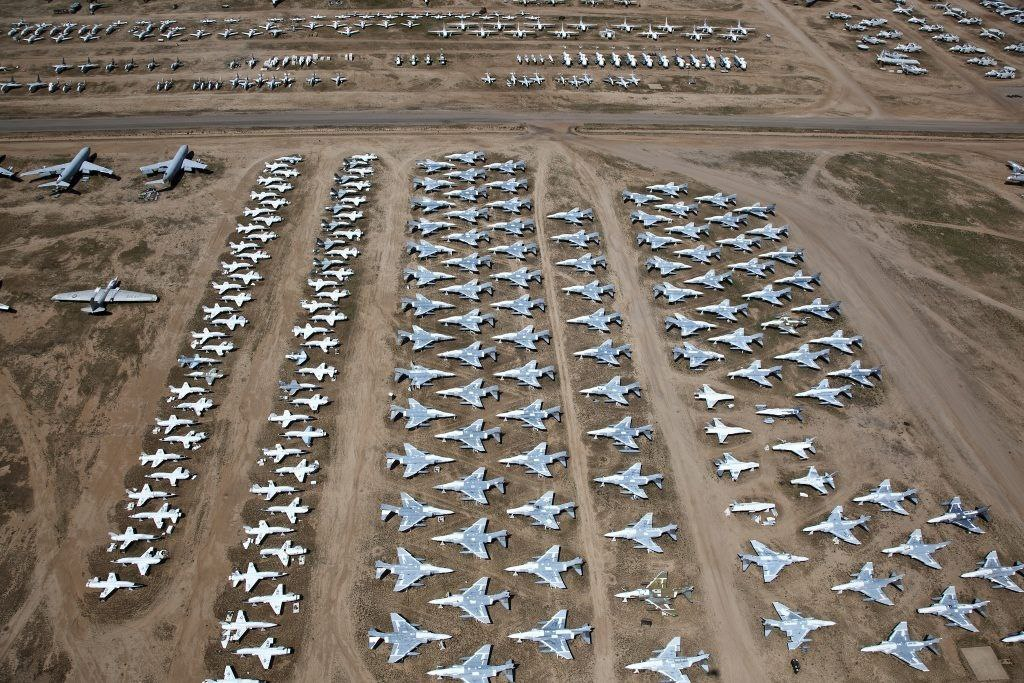
#> input picture lab. 1/pictures/1.jpg, 1024 x 683 px, found by its file name
$ jupyter execute --allow-errors tests.ipynb   (shell and % lines are left out)
#> lines starting #> are read from the running program, lines starting #| are printed output that depends on the picture; after the words box and inside, x2 and y2 are one past the last pixel; in counts of white or black regions, pixels touching at a corner belong together
[cell 1]
import cv2
import numpy as np

# Загрузка изображения (бинарное изображение)
image = cv2.imread('etc/1.jpg', cv2.IMREAD_GRAYSCALE)

# Применение порогового значения для бинаризации изображения
_, binary_image = cv2.threshold(image, 127, 255, cv2.THRESH_BINARY)
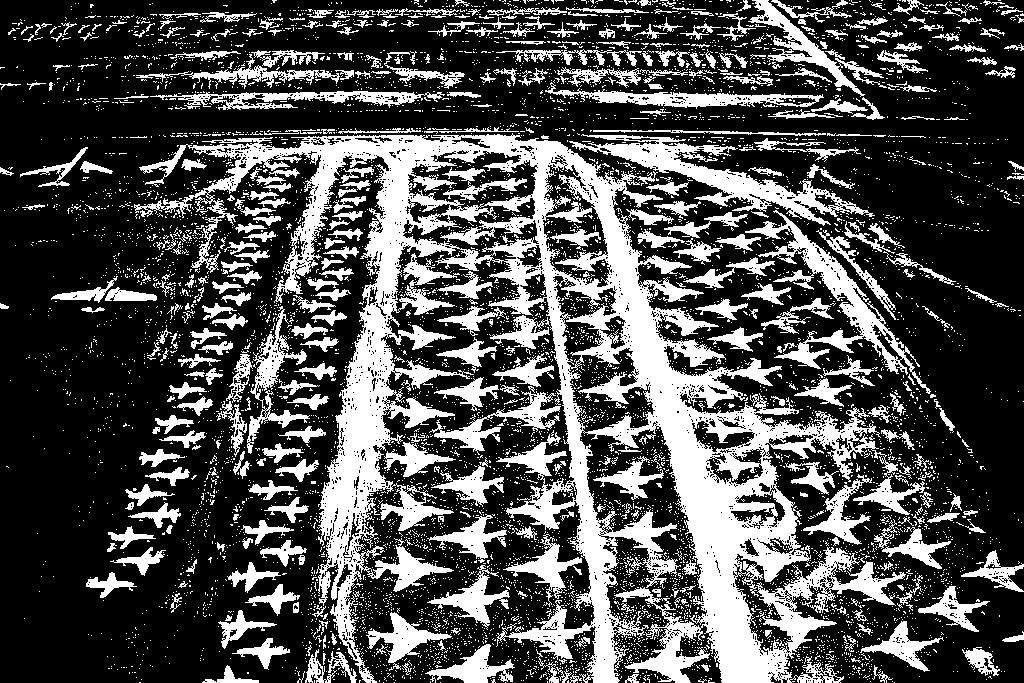
#> binary_image: shape (683, 1024); 30.5% white; 7411 white regions (6959 under 20 px), largest, box (x1, y1, x2, y2) and area: (134, 133, 925, 683) 102228, (569, 134, 875, 226) 6108, (745, 210, 931, 394) 5350

# Поиск связных компонент
num_labels, labels, stats, centroids = cv2.connectedComponentsWithStats(binary_image, connectivity=8)
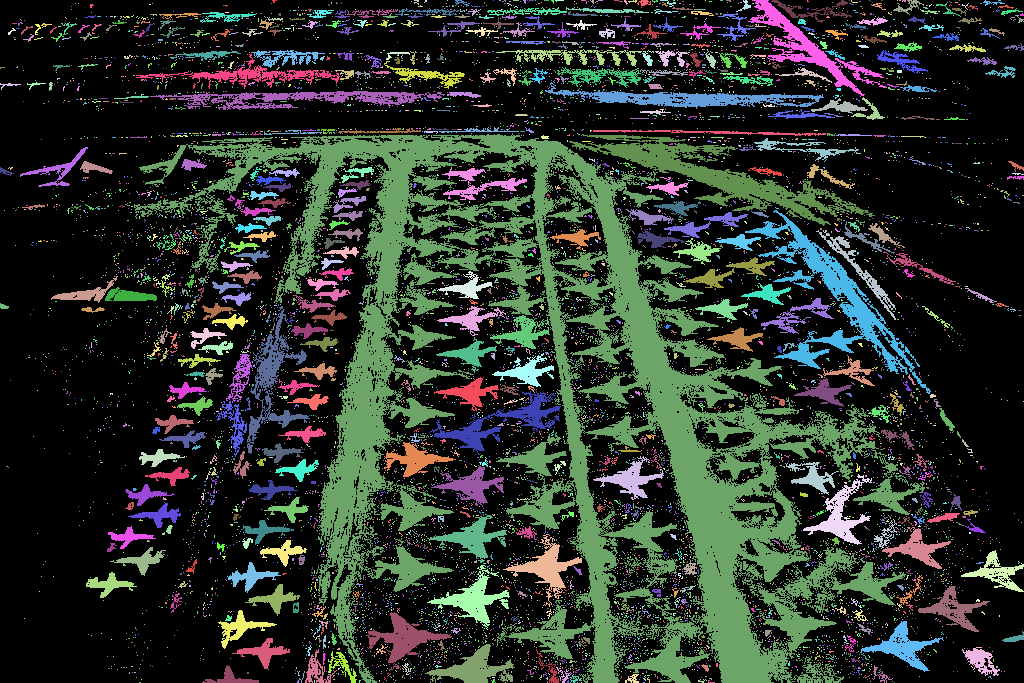
#> labels: shape (683, 1024) int32; 7412 distinct labels, from 0 to 7411; one colour per label, 0 black
#> num_labels = 7412; centroids = 7412 pairs, first value 1.67 to 1023, second value 0 to 682

# Вывод количества связных компонент
print("Количество связных компонент:", num_labels - 1)  # Вычитаем 1, так как 0 - это фон
#| Количество связных компонент: 7411

# Отображение изображения с метками связных компонент
label_hue = np.uint8(179 * labels / np.max(labels))
blank_ch = 255 * np.ones_like(label_hue)
labeled_image = cv2.merge([label_hue, blank_ch, blank_ch])
labeled_image = cv2.cvtColor(labeled_image, cv2.COLOR_HSV2BGR)
labeled_image[label_hue == 0] = 0

cv2.imshow('Связные компоненты', labeled_image)
cv2.waitKey(0)
cv2.destroyAllWindows()

[cell 2]
import numpy as np
import matplotlib.pyplot as plt
import seaborn as sns
import subprocess

from PIL import Image
import cv2 as cv

sns.set_theme(style="darkgrid")

plt.rcParams['figure.figsize'] = [10, 7]
plt.rc('font', size=14)          # controls default text sizes
plt.rc('figure', titlesize=15)  # fontsize of the figure title

[cell 3]
image = cv.imread("pictures/1.jpg")
#> image is the input picture: shape (683, 1024, 3); mean B, G, R 102, 112.8, 123.3

gray_image = cv.cvtColor(image, cv.COLOR_BGR2GRAY)

plt.imshow(gray_image, cmap="gray", vmin=0, vmax=255)
plt.axis("off")
plt.title("Серое изображение")
plt.show()

[cell 4]
i = plt.imread("C:/Users/valer/Desktop/mmp_courses/ОиРИ/лаб. 1/pictures/1.jpg")
i = cv.cvtColor(i, cv.COLOR_RGB2GRAY)
i = cv.cvtColor(i, cv.COLOR_GRAY2RGB)
plt.imshow(i)
plt.axis("off")
plt.show()

[cell 5]
import os
os.path.exists("C:/Users/valer/Desktop/mmp_courses/ОиРИ/лаб. 1/pictures/1.jpg")

[cell 6]
thresh = 80

_, blackAndWhiteImage = cv.threshold(255 - gray_image, thresh, 255,
                                              cv.THRESH_BINARY)
#> blackAndWhiteImage: shape (683, 1024); 91.8% white; 2098 black regions (1732 under 20 px), largest, box (x1, y1, x2, y2) and area: (625, 637, 709, 683) 1165, (764, 602, 836, 650) 955, (505, 545, 582, 589) 939

plt.imshow(blackAndWhiteImage, cmap="gray")
plt.axis("off")
plt.title("Бинаризация пороговым значением")
plt.show()

[cell 7]
g, b, r = [image[:, :, i] for i in range(3)]
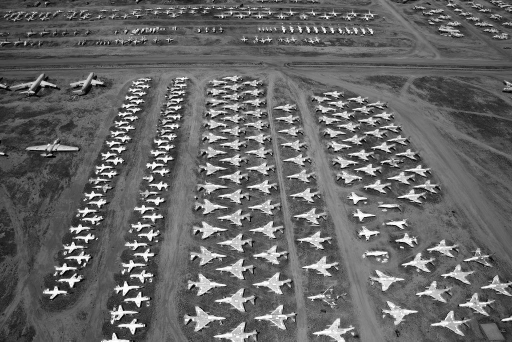
#> g: shape (683, 1024) (shown at 1/2 size); min 0, max 255, mean 102
brightness = 0.299 * r + 0.587 * g + 0.114 * b
mask = (brightness > 200) & (r < b) | (r + 10 < b)
#> mask: shape (683, 1024) bool; 9.2% white; 1014 white regions (763 under 20 px), largest, box (x1, y1, x2, y2) and area: (508, 610, 590, 659) 1251, (369, 613, 449, 662) 1241, (627, 637, 707, 683) 1199

blackAndWhiteImage[:, :] = 255
#> blackAndWhiteImage: shape (683, 1024); every value is 255
blackAndWhiteImage[mask] = 0

plt.imshow(blackAndWhiteImage, cmap="gray")
plt.axis("off")
plt.title("Бинаризация формулой Саши")
plt.show()

[cell 8]
kernel_opening = np.ones((3, 3), np.uint8)
kernel_closing = np.ones((4, 4), np.uint8)
kernel_dilation = np.ones((5, 5), np.uint8)

blackAndWhiteImage_ = blackAndWhiteImage.copy()

# opening
blackAndWhiteImage_ = cv.morphologyEx(blackAndWhiteImage_, cv.MORPH_OPEN, kernel_opening)
#> blackAndWhiteImage_: shape (683, 1024); 90.3% white; 572 black regions (328 under 20 px), largest, box (x1, y1, x2, y2) and area: (508, 610, 590, 659) 1297, (369, 613, 451, 662) 1288, (627, 637, 709, 683) 1243

# closing
blackAndWhiteImage_ = cv.morphologyEx(blackAndWhiteImage_, cv.MORPH_CLOSE, kernel_closing)
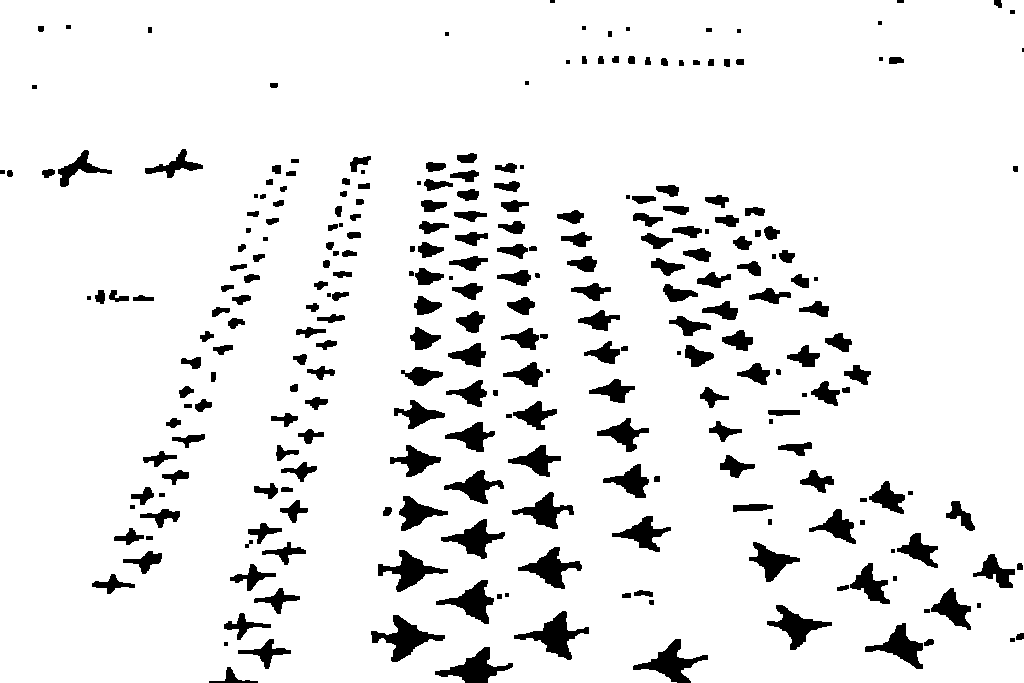
#> blackAndWhiteImage_: shape (683, 1024); 91.7% white; 266 black regions (25 under 20 px), largest, box (x1, y1, x2, y2) and area: (371, 615, 445, 662) 1249, (514, 611, 589, 660) 1248, (633, 639, 708, 683) 1164

# dilation
#blackAndWhiteImage_ = cv.dilate(blackAndWhiteImage_, kernel_dilation, iterations = 1)

plt.imshow(blackAndWhiteImage_, cmap="gray")
plt.axis("off")
plt.show()

[cell 9]
img_name = "1"

img = Image.fromarray(blackAndWhiteImage).convert("1")
img.save(f"etc/{img_name}.bmp")


subprocess.check_call([
    "etc/MedialRep_Server_v2.exe",
    f"etc/{img_name}.bmp",
    "2", # параметр стрижки скелета - минимальная длина ребра в пикселях (default=2)
    "70" # минимальная площадь связной компоненты (default=10)
])
#> (this line was passed over: subprocess is not available in this run)

#> (the rest of this cell did not finish here and is left out)

[cell 10]
img_name = "1"

img = Image.fromarray(blackAndWhiteImage).convert("1")
img.save(f"etc/{img_name}.bmp")

blackAndWhiteImage_with_c = blackAndWhiteImage.copy()
blackAndWhiteImage_with_c = cv.cvtColor(blackAndWhiteImage_with_c, cv.COLOR_GRAY2RGB)
#> blackAndWhiteImage_with_c: shape (683, 1024, 3); 90.8% white; 1014 black regions (763 under 20 px)
max_y = blackAndWhiteImage_with_c.shape[0]


subprocess.check_call([
    "etc/MedialRep_Server_v2.exe",
    f"etc/{img_name}.bmp",
    "2", # параметр стрижки скелета - минимальная длина ребра в пикселях (default=2)
    "70" # минимальная площадь связной компоненты (default=10)
])
#> (this line was passed over: subprocess is not available in this run)

#> (the rest of this cell did not finish here and is left out)

[cell 11]
contours, _ = cv.findContours(255 - blackAndWhiteImage, cv2.RETR_EXTERNAL, cv2.CHAIN_APPROX_SIMPLE)
#> contours = 1014 contours, 800 with area under 20; largest, box (x1, y1, x2, y2) and area: (508, 610, 590, 659) 1132, (369, 613, 449, 662) 1131, (627, 637, 707, 683) 1070, (428, 645, 513, 683) 1024, (861, 622, 935, 669) 944

#contours = [cnt for cnt in contours if cv2.contourArea(cnt) > 100]

cv.drawContours(image, contours, -1, (0, 255, 75), 2)
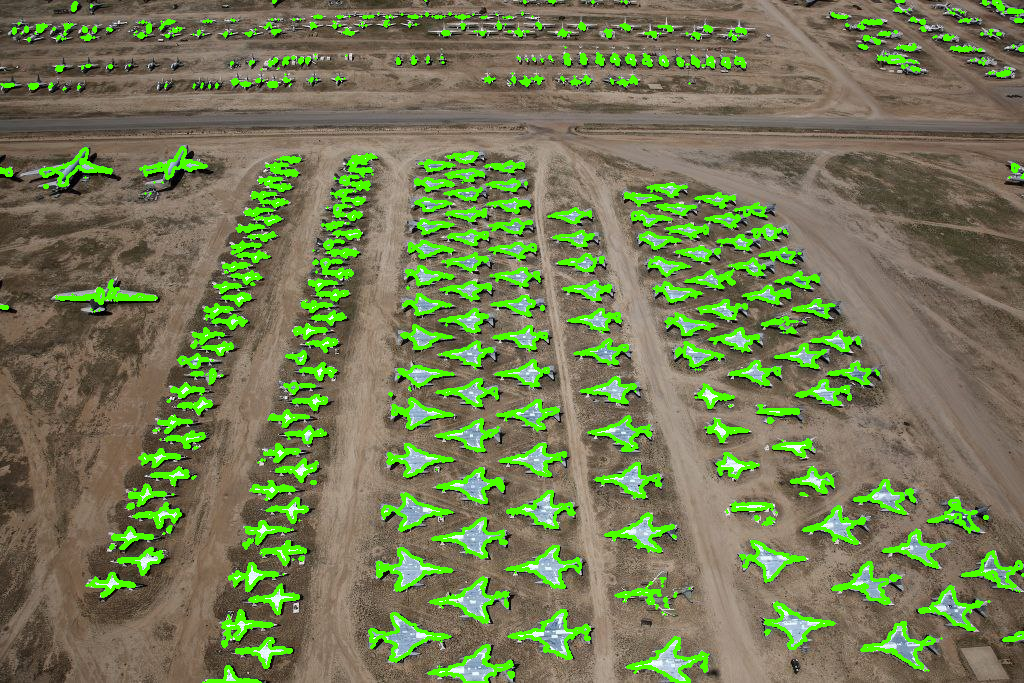
#> image: shape (683, 1024, 3); mean B, G, R 83.8, 122.3, 114.4

plt.imshow(image[:, :, ::-1])
plt.axis("off")
plt.show()

$ run again, with lab. 1/pictures/2.jpg copied over lab. 1/pictures/1.jpg
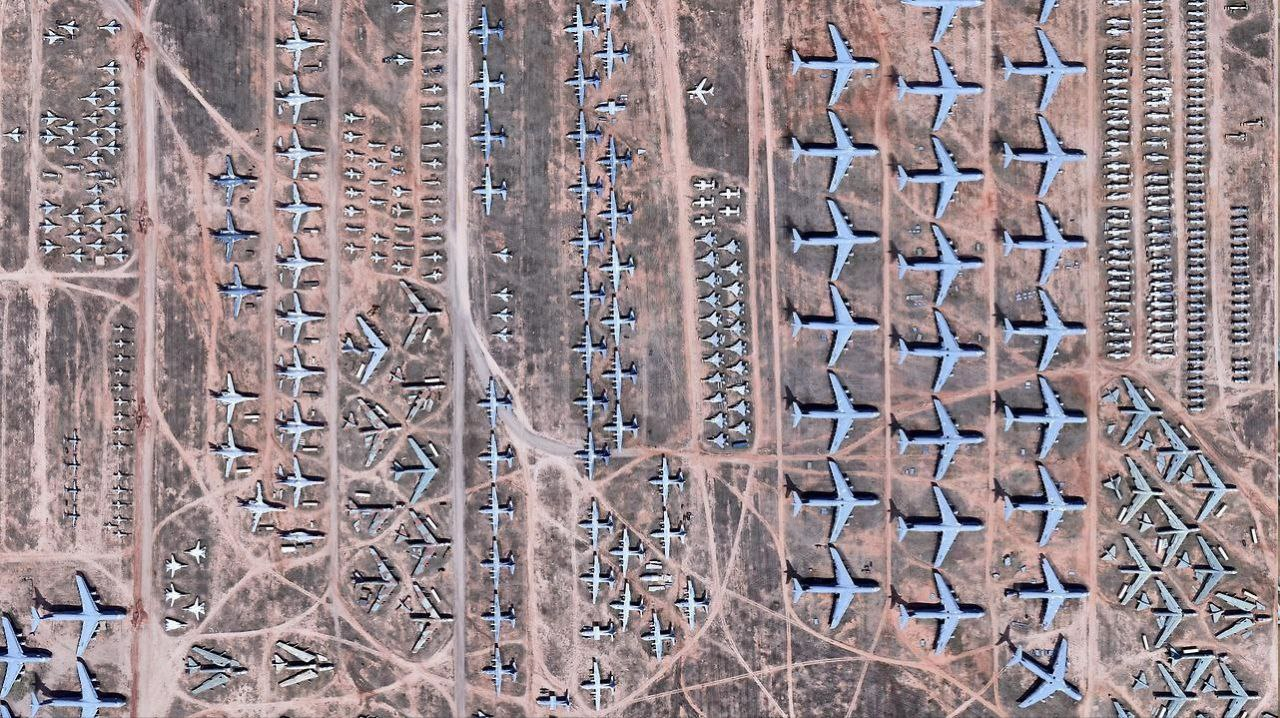
#> input picture lab. 1/pictures/2.jpg, 1280 x 718 px, found by its file name
#> binary_image: shape (718, 1280); 64.3% white; 5798 black regions (4962 under 20 px), largest, box (x1, y1, x2, y2) and area: (467, 0, 616, 408) 22470, (153, 0, 267, 148) 8521, (677, 0, 749, 184) 8290
#> `num_labels, labels, stats, centroids = cv2.connectedComponentsWithStat..`:
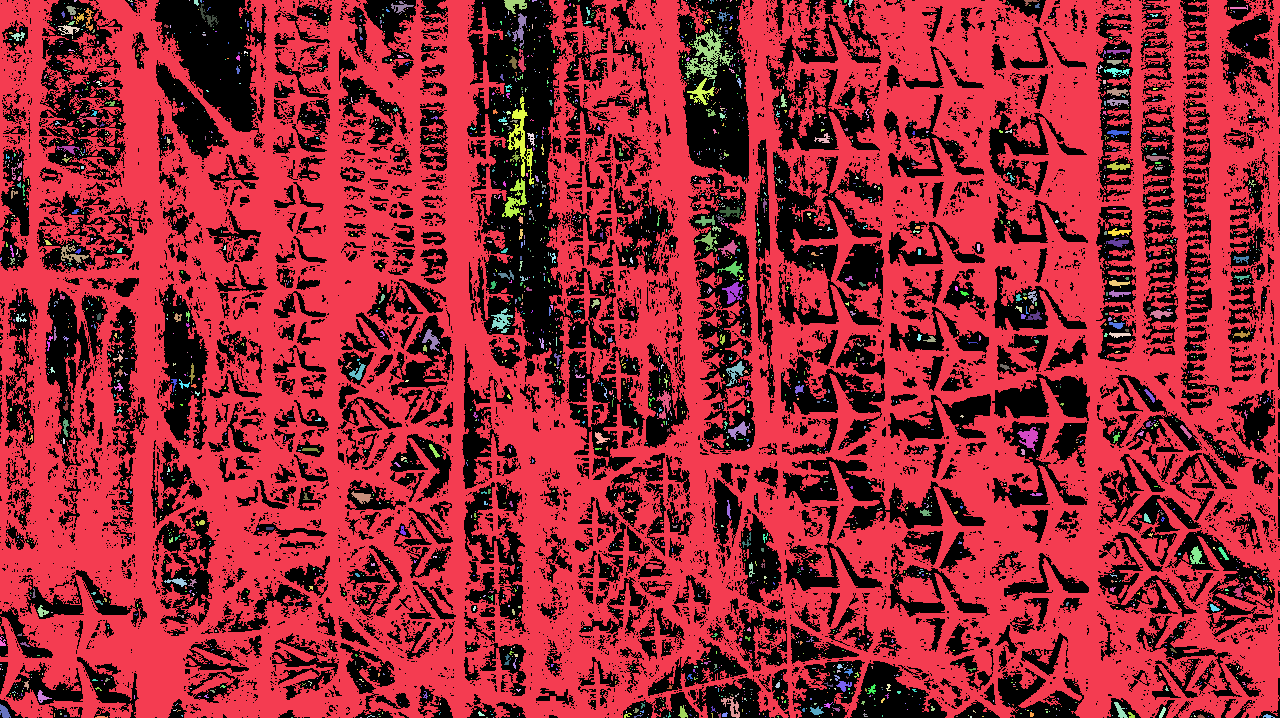
#> labels: shape (718, 1280) int32; 3127 distinct labels, from 0 to 3126; one colour per label, 0 black
#> num_labels = 3127; centroids = 3127 pairs, first value 0 to 1279, second value 0 to 717
#| Количество связных компонент: 3126
#> image is the input picture: shape (718, 1280, 3); mean B, G, R 141.2, 137.4, 151.7
#> mask: shape (718, 1280) bool; 7.9% white; 1389 white regions (1094 under 20 px), largest, box (x1, y1, x2, y2) and area: (792, 200, 879, 280) 1594, (1003, 377, 1087, 458) 1581, (793, 374, 879, 453) 1575
#> blackAndWhiteImage_with_c: shape (718, 1280, 3); 92.1% white; 1389 black regions (1094 under 20 px)
#> contours = 1389 contours, 1170 with area under 20; largest, box (x1, y1, x2, y2) and area: (792, 200, 879, 280) 1434, (1003, 377, 1087, 458) 1418, (793, 374, 879, 453) 1416, (899, 138, 982, 218) 1395, (792, 112, 878, 192) 1390
#> `cv.drawContours(image, contours, -1, (0, 255, 75), 2)`:
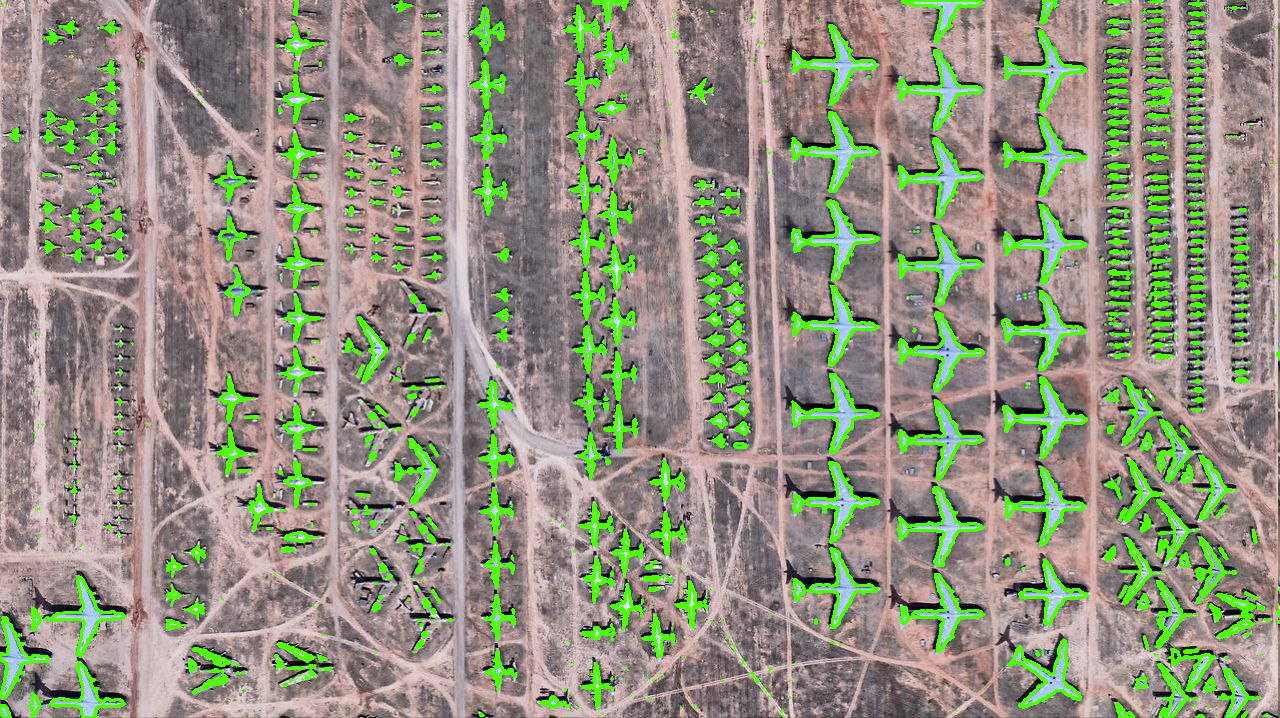
#> image: shape (718, 1280, 3); mean B, G, R 125.2, 146.6, 144.9
